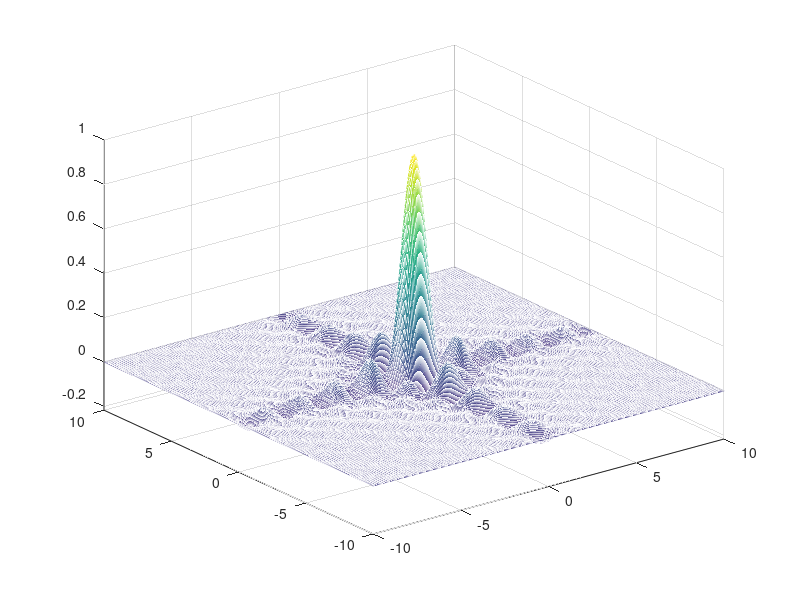

This figure's MATLAB source: (Note: this script raises an error after producing the figure.)
clear,clc,close all;
[X,Y] = meshgrid(-10:.05:10);
% R = sqrt(X.^2 + Y.^2) + eps;
% Z = sin(R)./R;
Z = sinc(X).*sinc(Y);
figure, mesh(X,Y,Z), axis tight;
out = imlin2( Z, 0, 255);
figure, im_Z = image(out), colormap(gray), axis tight;